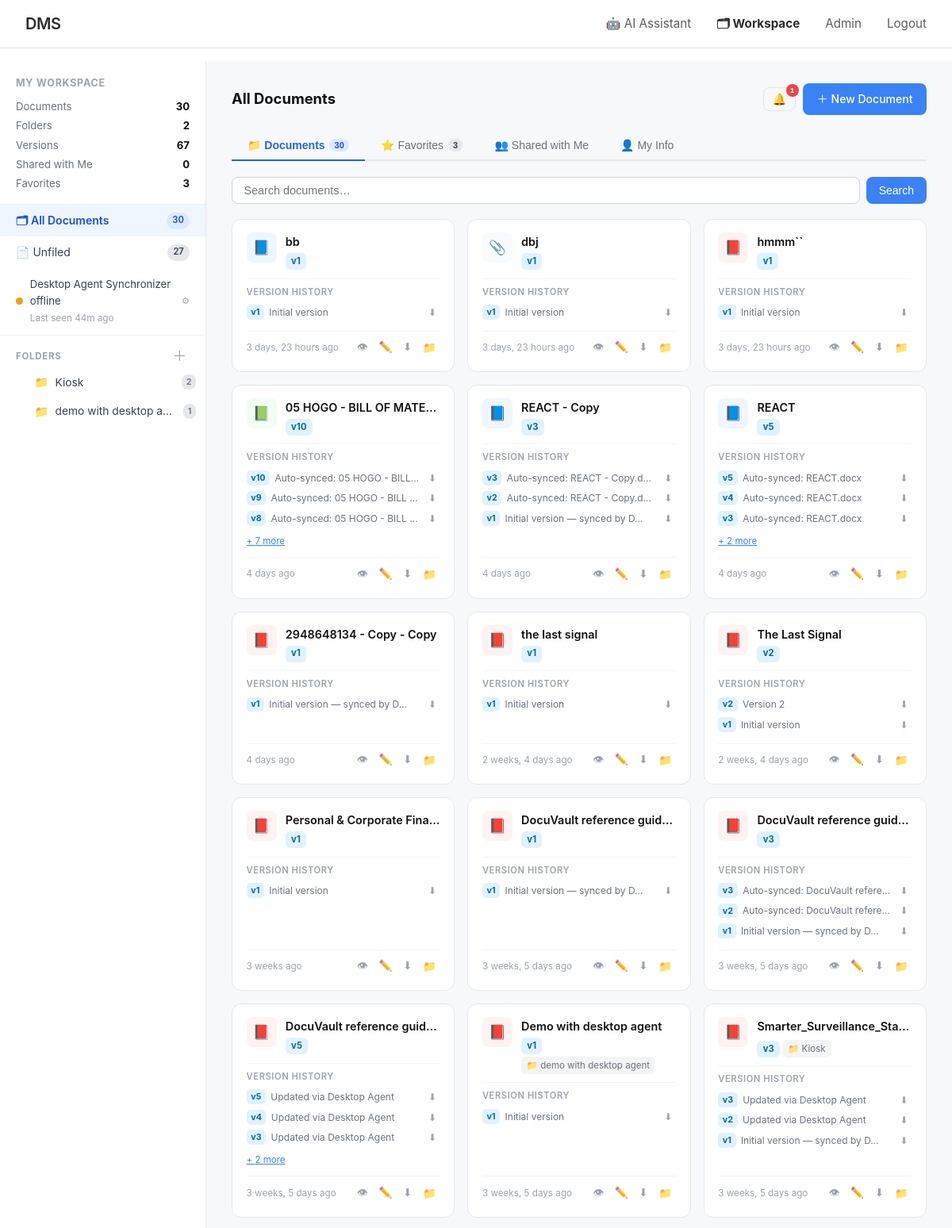
/workspace/ (signed in, upper part), run on the app's committed database.
### documents/models.py (models this page shows, shortened)
class Folder(models.Model):
    COLORS = [
        ('#6c757d', 'Grey'), ('#0d6efd', 'Blue'), ('#198754', 'Green'),
        ('#dc3545', 'Red'),  ('#fd7e14', 'Orange'), ('#6610f2', 'Purple'),
        ('#0dcaf0', 'Cyan'), ('#ffc107', 'Yellow'),
    ]
    name    = models.CharField(max_length=200)
    owner   = models.ForeignKey(User, on_delete=models.CASCADE, related_name='folders')
    parent  = models.ForeignKey('self', on_delete=models.CASCADE, null=True, blank=True,
                                related_name='subfolders')
    color   = models.CharField(max_length=7, default='#6c757d')
    created_at = models.DateTimeField(auto_now_add=True)
    updated_at = models.DateTimeField(auto_now=True)
    class Meta:
        ordering = ['name']
        unique_together = [['owner', 'parent', 'name']]

class Document(models.Model):
    ACCESS_LEVEL_CHOICES = [
        ('public', 'Public'),
        ('private', 'Private'),
        ('role', 'Role-Based'),
        ('custom', 'Custom Users'),
    ]
    title = models.CharField(max_length=255)
    description = models.TextField(blank=True)
    file = models.FileField(upload_to=document_upload_path)
    file_size = models.BigIntegerField(default=0, help_text="Size in bytes")
    file_type = models.CharField(max_length=100, blank=True)
    owner = models.ForeignKey(User, on_delete=models.CASCADE, related_name='owned_documents')
    access_level = models.CharField(max_length=10, choices=ACCESS_LEVEL_CHOICES, default='private')
    required_role_level = models.IntegerField(
        default=1,
        validators=[MinValueValidator(1), MaxValueValidator(100)],
        help_text="Minimum role level required (for role-based access)"
    )
    category = models.ForeignKey(Category, on_delete=models.SET_NULL, null=True, blank=True, related_name='documents')
    folder   = models.ForeignKey('Folder', on_delete=models.SET_NULL, null=True, blank=True,
                                 related_name='folder_documents')
    tags = models.ManyToManyField(Tag, blank=True, related_name='documents')
    shared_with = models.ManyToManyField(User, blank=True, related_name='shared_documents')
    version = models.IntegerField(default=1)
    is_locked = models.BooleanField(default=False, help_text="Locked documents cannot be edited")
    locked_by = models.ForeignKey(User, on_delete=models.SET_NULL, null=True, blank=True, related_name='locked_documents')
    views_count = models.IntegerField(default=0)
    downloads_count = models.IntegerField(default=0)
    created_at = models.DateTimeField(auto_now_add=True)
    updated_at = models.DateTimeField(auto_now=True)
    allow_comments = models.BooleanField(default=True)
    allow_download = models.BooleanField(default=True)
    is_deleted = models.BooleanField(default=False)
    deleted_at = models.DateTimeField(null=True, blank=True)
    class Meta:
        ordering = ['-updated_at', '-created_at']
        indexes = [
            models.Index(fields=['owner', 'access_level']),
            models.Index(fields=['created_at']),
            models.Index(fields=['title']),
        ]

class DocumentVersion(models.Model):
    document = models.ForeignKey(Document, on_delete=models.CASCADE, related_name='versions')
    version_number = models.IntegerField()
    file = models.FileField(upload_to=document_version_upload_path)
    file_size = models.BigIntegerField(default=0)
    uploaded_by = models.ForeignKey(User, on_delete=models.SET_NULL, null=True)
    change_note = models.TextField(blank=True, help_text="What changed in this version")
    created_at = models.DateTimeField(auto_now_add=True)
    class Meta:
        ordering = ['-version_number']
        unique_together = ['document', 'version_number']

### documents/views.py (the view, shortened to what this page needs)
# urls.py: path('workspace/',                      views.workspace_view,             name='workspace'),
@login_required
def workspace_view(request):
    user = request.user
    folder_id = request.GET.get('folder')
    search_q  = request.GET.get('q', '').strip()
    root_folders = (
        Folder.objects
        .filter(owner=user, parent=None)
        .prefetch_related('subfolders__subfolders')
        .order_by('name')
    )
    from django.db.models import Count as _Count
    folder_counts = (
        Document.objects
        .filter(owner=user, is_deleted=False, folder__isnull=False)
        .values('folder_id')
        .annotate(n=_Count('id'))
    )
    docs_by_folder = {row['folder_id']: row['n'] for row in folder_counts}
    folder_tree = _build_folder_tree(list(root_folders), docs_by_folder)
    current_folder = None
    if folder_id == 'unfiled':
        docs = Document.objects.filter(owner=user, folder=None, is_deleted=False)
        panel_title = 'Unfiled Documents'
    else:
        docs = Document.objects.filter(owner=user, is_deleted=False)
        panel_title = 'All Documents'
    if search_q:
        docs = docs.filter(Q(title__icontains=search_q) | Q(description__icontains=search_q))
    docs = docs.select_related('folder', 'category').prefetch_related('versions').order_by('-updated_at')
    total_docs    = Document.objects.filter(owner=user, is_deleted=False).count()
    total_folders = Folder.objects.filter(owner=user).count()
    total_versions = DocumentVersion.objects.filter(document__owner=user).count()
    unfiled_count  = Document.objects.filter(owner=user, folder=None, is_deleted=False).count()
    recent_versions = (
        DocumentVersion.objects
        .filter(document__owner=user)
        .select_related('document', 'uploaded_by')
        .order_by('-created_at')[:8]
    )
    all_folders = Folder.objects.filter(owner=user).order_by('name')
    ws_favorites = (
        Favorite.objects
        .filter(user=user)
        .select_related('document', 'document__owner', 'document__category', 'document__folder')
        .order_by('-created_at')[:50]
    )
    ws_notifications = (
        user.notifications.all()
        .order_by('-created_at')[:30]
    )
    ws_unread_count = user.notifications.filter(is_read=False).count()
    shared_with_me_count = user.shared_documents.filter(is_deleted=False).count()
    ws_shared_docs = (
        user.shared_documents
        .filter(is_deleted=False)
        .select_related('owner', 'folder', 'category')
        .prefetch_related('versions')
        .order_by('-updated_at')[:50]
    )
    return render(request, 'documents/workspace.html', {
        'folder_tree':        folder_tree,
        'docs':               docs,
        'current_folder':     current_folder,
        'panel_title':        panel_title,
        'folder_id':          folder_id,
        'search_q':           search_q,
        'stats': {
            'total_docs':      total_docs,
            'total_folders':   total_folders,
            'total_versions':  total_versions,
            'unfiled':         unfiled_count,
            'shared_with_me':  shared_with_me_count,
            'favorites':       ws_favorites.count(),
        },
        'recent_versions':    recent_versions,
        'all_folders':        all_folders,
        'ws_favorites':       ws_favorites,
        'ws_notifications':   ws_notifications,
        'ws_unread_count':    ws_unread_count,
        'ws_shared_docs':     ws_shared_docs,
    })

### documents/templates/documents/workspace.html (shortened to what this page needs)
{% extends 'documents/base.html' %}
{% block content %}
<div class="ws-wrap">
  <nav class="ws-sidebar" id="ws-sidebar">
    <div class="ws-sidebar-header">
      <p class="ws-sidebar-title">My Workspace</p>
      <div class="ws-stat-row"><span>Documents</span><strong>{{ stats.total_docs }}</strong></div>
      <div class="ws-stat-row"><span>Folders</span><strong>{{ stats.total_folders }}</strong></div>
      <div class="ws-stat-row"><span>Versions</span><strong>{{ stats.total_versions }}</strong></div>
      <div class="ws-stat-row"><span>Shared with Me</span><strong>{{ stats.shared_with_me }}</strong></div>
      <div class="ws-stat-row"><span>Favorites</span><strong>{{ stats.favorites }}</strong></div>
    </div>
    <a href="{% url 'workspace' %}"
       class="ws-nav-link {% if not folder_id %}active{% endif %}">
      🗂 All Documents
      <span class="badge">{{ stats.total_docs }}</span>
    </a>
    <a href="{% url 'workspace' %}?folder=unfiled"
       class="ws-nav-link {% if folder_id == 'unfiled' %}active{% endif %}">
      📄 Unfiled
      <span class="badge">{{ stats.unfiled }}</span>
    </a>
    <a href="{% url 'workspace_agent' %}" id="agent-pill"
       style="display:flex;align-items:center;gap:.55rem;padding:.65rem 1.25rem;border-bottom:1px solid #f0f0f0;text-decoration:none;transition:background .12s"
       onmouseover="this.style.background='#f3f4f6'" onmouseout="this.style.background=''">
      <span id="sb-agent-dot" style="width:9px;height:9px;border-radius:50%;background:#ccc;flex-shrink:0"></span>
      <span style="flex:1;font-size:.82rem;color:#374151">
        <span id="sb-agent-label">Desktop Agent Synchronizer</span><br>
        <span id="sb-agent-sub" style="font-size:.73rem;color:#9ca3af">Checking…</span>
      </span>
      <span style="font-size:.7rem;color:#9ca3af">⚙</span>
    </a>
    <div class="folder-section">
      <div class="folder-section-label">
        Folders
        <button class="btn-add-folder" onclick="showInlineCreate(null)" title="New root folder">＋</button>
      </div>
      <div id="folder-root">
        {% for node in folder_tree %}
          {% include 'documents/_folder_node.html' with node=node depth=0 %}
        {% empty %}
          <p style="font-size:.8rem;color:#9ca3af;padding:.5rem 1.25rem;">No folders yet.</p>
        {% endfor %}
      </div>
    </div>
  </nav>
  <main class="ws-main">
    <div class="ws-main-header">
      <div class="ws-breadcrumb">
        <span>{{ panel_title }}</span>
      </div>
      <div class="ws-actions">
        <button class="ws-bell" onclick="openNotifModal()" title="Notifications" id="ws-bell-btn">
          🔔
          {% if ws_unread_count %}
          <span class="ws-bell-badge" id="ws-bell-badge">{{ ws_unread_count }}</span>
          {% else %}
          <span class="ws-bell-badge" id="ws-bell-badge" style="display:none">0</span>
          {% endif %}
        </button>
        <a href="{% url 'document_create' %}{% if current_folder %}?folder={{ current_folder.id }}{% endif %}"
           class="btn-primary" style="text-decoration:none;">＋ New Document</a>
      </div>
    </div>
    <div class="ws-tabs">
      <button class="ws-tab active" id="tab-btn-docs" onclick="switchWsTab('docs')">
        📁 Documents
        {% if stats.total_docs %}<span class="ws-tab-badge">{{ stats.total_docs }}</span>{% endif %}
      </button>
      <button class="ws-tab" id="tab-btn-favs" onclick="switchWsTab('favs')">
        ⭐ Favorites
        {% if stats.favorites %}<span class="ws-tab-badge">{{ stats.favorites }}</span>{% endif %}
      </button>
      <button class="ws-tab" id="tab-btn-shared" onclick="switchWsTab('shared')">
        👥 Shared with Me
      </button>
      <button class="ws-tab" id="tab-btn-profile" onclick="switchWsTab('profile')">
        👤 My Info
      </button>
    </div>
    <div id="ws-panel-docs">
    <form method="get" action="{% url 'workspace' %}" class="ws-search">
      <input type="text" name="q" value="{{ search_q }}" placeholder="Search documents…">
      <button type="submit">Search</button>
    </form>
    {% if docs %}
    <div class="doc-grid" id="doc-grid">
      {% for doc in docs %}
      {% with ext=doc.file.name|lower %}
      <div class="doc-card" id="doc-card-{{ doc.id }}" draggable="true"
           ondragstart="dragStart(event, {{ doc.id }})">
        <div class="doc-card-top">
          <div class="doc-type-icon
            {% if '.pdf' in ext %}pdf
            {% elif '.docx' in ext or '.doc' in ext %}docx
            {% elif '.xlsx' in ext or '.xls' in ext %}xlsx
            {% elif '.pptx' in ext or '.ppt' in ext %}pptx
            {% elif '.png' in ext or '.jpg' in ext or '.jpeg' in ext or '.gif' in ext %}img
            {% else %}other{% endif %}">
            {% if '.pdf' in ext %}📕
            {% elif '.docx' in ext or '.doc' in ext %}📘
            {% elif '.xlsx' in ext or '.xls' in ext %}📗
            {% elif '.pptx' in ext or '.ppt' in ext %}📙
            {% elif '.png' in ext or '.jpg' in ext or '.jpeg' in ext %}🖼
            {% else %}📎{% endif %}
          </div>
          <div class="doc-card-meta">
            <a href="{% url 'document_detail' doc.id %}" class="doc-card-title">{{ doc.title }}</a>
            <div class="doc-card-sub">
              <span class="doc-version-badge">v{{ doc.version }}</span>
              {% if doc.folder and not current_folder %}
                <span class="doc-folder-tag">📁 {{ doc.folder.name }}</span>
              {% endif %}
            </div>
          </div>
        </div>
        {% with vlist=doc.versions.all %}
        {% if vlist %}
        <div style="border-top:1px solid #f3f4f6;padding-top:.5rem;margin-top:.1rem">
          <p style="font-size:.7rem;font-weight:600;color:#9ca3af;margin:0 0 .3rem;text-transform:uppercase;letter-spacing:.05em">Version history</p>
          {% for v in vlist|slice:":3" %}
          <div style="display:flex;align-items:center;gap:.4rem;font-size:.75rem;margin:.2rem 0">
            <span style="background:#e0f2fe;color:#0369a1;font-weight:700;font-size:.67rem;padding:.05rem .35rem;border-radius:5px;flex-shrink:0">v{{ v.version_number }}</span>
            <span style="color:#6b7280;flex:1;white-space:nowrap;overflow:hidden;text-overflow:ellipsis;">
              {% if v.change_note %}{{ v.change_note|truncatechars:30 }}{% else %}Updated{% endif %}
            </span>
            <a href="{% url 'version_download' doc.id v.id %}"
               style="color:#9ca3af;font-size:.75rem;text-decoration:none;padding:.1rem .3rem;border-radius:4px;transition:color .15s"
               title="Download v{{ v.version_number }}">⬇</a>
          </div>
          {% endfor %}
          {% if vlist|length > 3 %}
          <a href="{% url 'document_detail' doc.id %}#versions" style="font-size:.72rem;color:#3b82f6">
            + {{ vlist|length|add:"-3" }} more
          </a>
          {% endif %}
        </div>
        {% endif %}
        {% endwith %}
        <div class="doc-card-footer">
          <span class="doc-card-date">{{ doc.updated_at|timesince }} ago</span>
          <div class="doc-card-actions">
            <a href="{% url 'document_detail' doc.id %}"    class="btn-doc-action" title="View">👁</a>
            {% if not doc.is_locked %}
            <a href="{% url 'document_edit' doc.id %}"      class="btn-doc-action" title="Edit">✏️</a>
            {% endif %}
            <a href="{% url 'document_download' doc.id %}"  class="btn-doc-action" title="Download">⬇</a>
            <button onclick="openMoveModal({{ doc.id }}, '{{ doc.title|escapejs }}')"
                    class="btn-doc-action" title="Move to folder">📁</button>
          </div>
        </div>
      </div>
      {% endwith %}
      {% endfor %}
    </div>
    {% endif %}
    </div>
  </main>
</div>
{% endblock %}

### documents/templates/documents/_folder_node.html (shortened to what this page needs)
{% load static %}
<div class="folder-item" style="padding-left:{{ depth|add:'0' }}px">
  <div class="folder-row {% if folder_id|stringformat:'s' == node.obj.id|stringformat:'s' %}active{% endif %}"
       data-folder-id="{{ node.obj.id }}"
       onclick="window.location='{% url 'workspace' %}?folder={{ node.obj.id }}'">
    <span class="folder-icon" style="color:{{ node.obj.color }}">📁</span>
    <span class="folder-name">{{ node.obj.name }}</span>
    {% if node.count %}<span class="folder-badge">{{ node.count }}</span>{% endif %}
  </div>
</div>

### data on the page
Folder: obj.name "Kiosk", count "2"
Folder: obj.name "demo with desktop a…", count "1"
Document: title "bb", version "1", updated_at "3 days, 23 hours"
DocumentVersion: version_number "1", change_note "Initial version"
Document: title "dbj", version "1", updated_at "3 days, 23 hours"
DocumentVersion: version_number "1", change_note "Initial version"
Document: title "hmmm``", version "1", updated_at "3 days, 23 hours"
DocumentVersion: version_number "1", change_note "Initial version"
Document: title "05 HOGO - BILL OF MATE…", version "10", versions.all|length "7", updated_at "4 days"
DocumentVersion: version_number "10", change_note "Auto-synced: 05 HOGO - BILL…"
DocumentVersion: version_number "9", change_note "Auto-synced: 05 HOGO - BILL…"
DocumentVersion: version_number "8", change_note "Auto-synced: 05 HOGO - BILL…"
Document: title "REACT - Copy", version "3", updated_at "4 days"
DocumentVersion: version_number "3", change_note "Auto-synced: REACT - Copy.d…"
DocumentVersion: version_number "2", change_note "Auto-synced: REACT - Copy.d…"
DocumentVersion: version_number "1", change_note "Initial version — synced by D…"
Document: title "REACT", version "5", versions.all|length "2", updated_at "4 days"
DocumentVersion: version_number "5", change_note "Auto-synced: REACT.docx"
DocumentVersion: version_number "4", change_note "Auto-synced: REACT.docx"
DocumentVersion: version_number "3", change_note "Auto-synced: REACT.docx"
Document: title "2948648134 - Copy - Copy", version "1", updated_at "4 days"
DocumentVersion: version_number "1", change_note "Initial version — synced by D…"
Document: title "the last signal", version "1", updated_at "2 weeks, 4 days"
DocumentVersion: version_number "1", change_note "Initial version"
Document: title "The Last Signal", version "2", updated_at "2 weeks, 4 days"
DocumentVersion: version_number "2", change_note "Version 2"
DocumentVersion: version_number "1", change_note "Initial version"
Document: title "Personal & Corporate Fina…", version "1", updated_at "3 weeks"
DocumentVersion: version_number "1", change_note "Initial version"
Document: title "DocuVault reference guid…", version "1", updated_at "3 weeks, 5 days"
DocumentVersion: version_number "1", change_note "Initial version — synced by D…"
Document: title "DocuVault reference guid…", version "3", updated_at "3 weeks, 5 days"
DocumentVersion: version_number "3", change_note "Auto-synced: DocuVault refere…"
DocumentVersion: version_number "2", change_note "Auto-synced: DocuVault refere…"
DocumentVersion: version_number "1", change_note "Initial version — synced by D…"
Document: title "DocuVault reference guid…", version "5", versions.all|length "2", updated_at "3 weeks, 5 days"
DocumentVersion: version_number "5", change_note "Updated via Desktop Agent"
DocumentVersion: version_number "4", change_note "Updated via Desktop Agent"
DocumentVersion: version_number "3", change_note "Updated via Desktop Agent"
Document: title "Demo with desktop agent", version "1", folder.name "demo with desktop agent", updated_at "3 weeks, 5 days"
DocumentVersion: version_number "1", change_note "Initial version"
Document: title "Smarter_Surveillance_Sta…", version "3", folder.name "Kiosk", updated_at "3 weeks, 5 days"
DocumentVersion: version_number "3", change_note "Updated via Desktop Agent"
DocumentVersion: version_number "2", change_note "Updated via Desktop Agent"
DocumentVersion: version_number "1", change_note "Initial version — synced by D…"

### other printed values
{{ stats.total_docs }} "30"
{{ stats.total_folders }} "2"
{{ stats.total_versions }} "67"
{{ stats.shared_with_me }} "0"
{{ stats.favorites }} "3"
{{ stats.unfiled }} "27"
{{ panel_title }} "All Documents"
{{ ws_unread_count }} "1"
